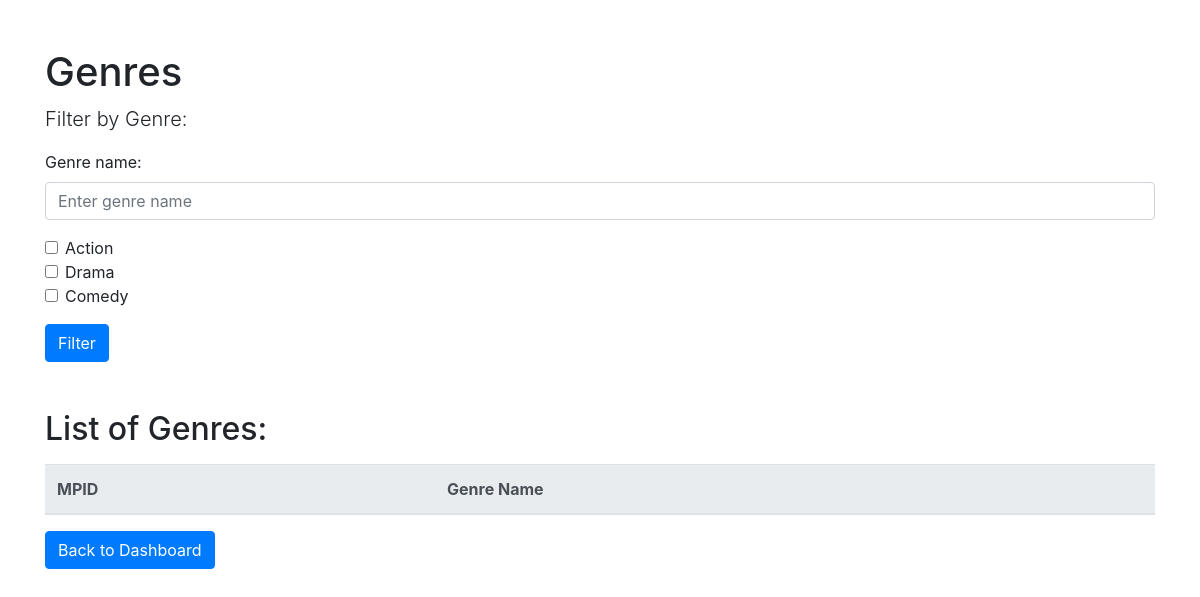
The app's page /genre.php, older data.
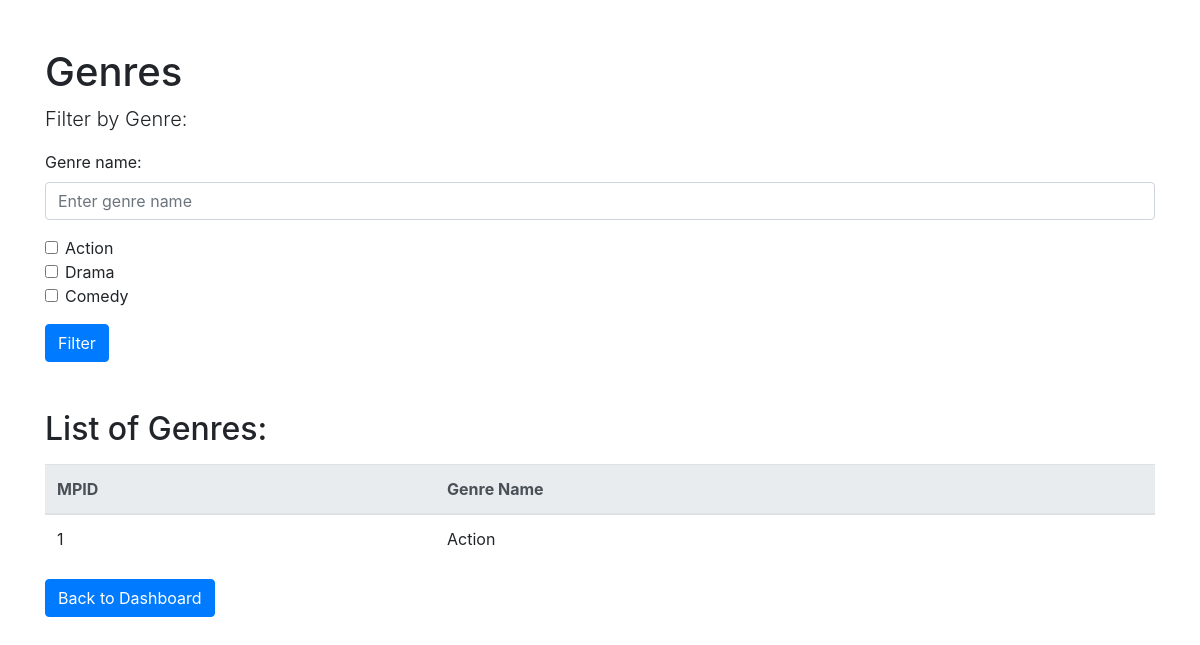
The same page, newer data.
### tables this page shows
CREATE TABLE `Genre` (
  `mpid` int(11) NOT NULL,
  `genre_name` varchar(255) NOT NULL
);

### genre.php (the view, shortened to what this page needs)
<!DOCTYPE html>
<html lang="en">
<head>
    <link rel="stylesheet" href="https://stackpath.bootstrapcdn.com/bootstrap/4.3.1/css/bootstrap.min.css">
</head>
<body>
    <div class="container">
        <h1 class="mt-5">Genres</h1>
        <p class="lead">Filter by Genre:</p>
        <form method="post" action="genre.php" class="mb-3">
            <div class="form-group">
                <label for="genreText">Genre name:</label>
                <input type="text" class="form-control" id="genreText" name="genreText" placeholder="Enter genre name">
            </div>
            <div class="form-check">
                <input class="form-check-input" type="checkbox" name="genres[]" value="Action" id="Action">
                <label class="form-check-label" for="Action">Action</label>
            </div>
            <div class="form-check">
                <input class="form-check-input" type="checkbox" name="genres[]" value="Drama" id="Drama">
                <label class="form-check-label" for="Drama">Drama</label>
            </div>
            <div class="form-check">
                <input class="form-check-input" type="checkbox" name="genres[]" value="Comedy" id="Comedy">
                <label class="form-check-label" for="Comedy">Comedy</label>
            </div>
            <button type="submit" class="btn btn-primary mt-3">Filter</button>
        </form>
        <h2 class="mt-5">List of Genres:</h2>
        <table class="table mt-3">
            <thead class="thead-light">
                <tr>
                    <th>MPID</th>
                    <th>Genre Name</th>
                </tr>
            </thead>
            <tbody>
                <?php
                $servername = "localhost";
                $username = "root";
                $password = "";
                $dbname = "COSI127b";
                try {
                    $conn = new PDO("mysql:host=$servername;dbname=$dbname", $username, $password);
                    $conn->setAttribute(PDO::ATTR_ERRMODE, PDO::ERRMODE_EXCEPTION);
                    $sql = "SELECT mpid, genre_name FROM Genre WHERE 1=1";
                    $stmt = $conn->prepare($sql);
                    $stmt->execute();
                    $results = $stmt->fetchAll(PDO::FETCH_ASSOC);
                    foreach ($results as $row) {
                        echo "<tr>
                                <td>" . htmlspecialchars($row['mpid']) . "</td>
                                <td>" . htmlspecialchars($row['genre_name']) . "</td>
                              </tr>";
                    }
                } catch(PDOException $e) {
                    echo "Error: " . $e->getMessage();
                }
                ?>
            </tbody>
        </table>
        <a href="index.php" class="btn btn-primary">Back to Dashboard</a>
    </div>
</body>
</html>

Row changes from the older to the newer data that the page shows:
added genre: mpid "1", genre_name "Action"
